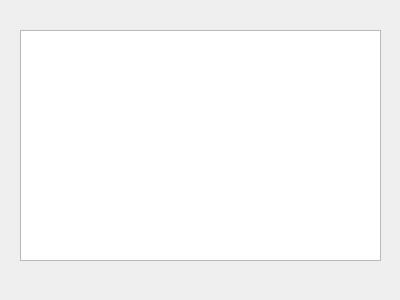
<?xml version="1.0" encoding="UTF-8"?>
<ui version="4.0">
 <class>Widget</class>
 <widget class="QWidget" name="Widget">
  <property name="geometry">
   <rect>
    <x>0</x>
    <y>0</y>
    <width>400</width>
    <height>300</height>
   </rect>
  </property>
  <property name="windowTitle">
   <string>Widget</string>
  </property>
  <widget class="QTextBrowser" name="textBrowser">
   <property name="geometry">
    <rect>
     <x>20</x>
     <y>30</y>
     <width>361</width>
     <height>231</height>
    </rect>
   </property>
  </widget>
 </widget>
 <layoutdefault spacing="6" margin="11"/>
 <resources/>
 <connections/>
</ui>
